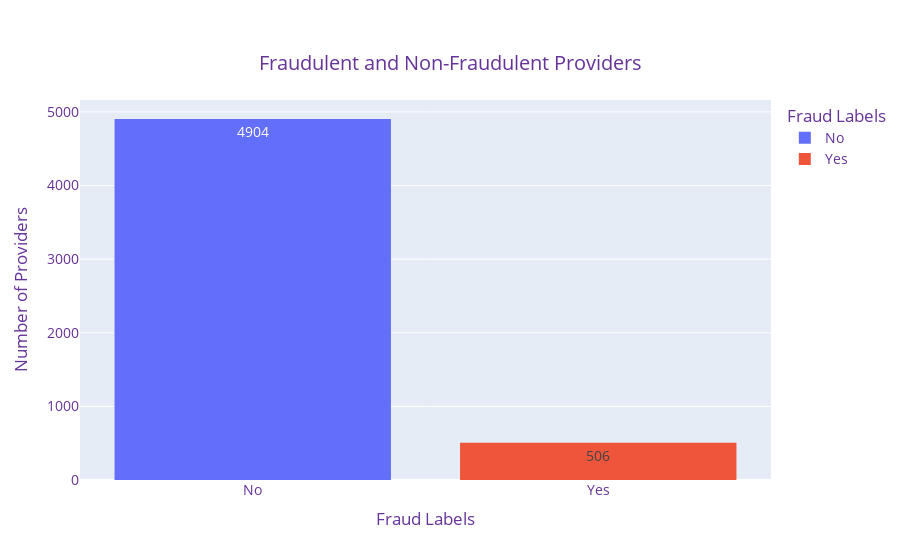

The notebook cell this image was saved under:
### Markdown cell above
#### Visualize Fraudulent and Non-Fraudulent providers

### Code cell
# Create histogram
fig = px.histogram(train_y['PotentialFraud'], x='PotentialFraud', color='PotentialFraud',\
                   labels={\
                     "PotentialFraud": "Fraud Labels"},\
                   title="Fraudulent and Non-Fraudulent Providers",text_auto=True)
fig.update_layout(
    yaxis_title="Number of Providers",
        title={
        'y':0.9,
        'x':0.5,
        'xanchor': 'center',
        'yanchor': 'top'},
    font=dict(
        size=14,
        color="RebeccaPurple"
    ))
fig.show()

### Figure 1 — Plotly figure (JSON) as saved in the notebook; plotly's stock layout.template omitted (floating-point values rounded to 4 significant figures; data arrays with more than 128 entries replaced by an {"elided": "..."} marker saying what was removed)
{"data": [{"alignmentgroup": "True", "bingroup": "x", "hovertemplate": "Fraud Labels=%{x}<br>count=%{y}<extra></extra>", "legendgroup": "No", "marker": {"color": "#636efa", "pattern": {"shape": ""}}, "name": "No", "offsetgroup": "No", "orientation": "v", "showlegend": true, "texttemplate": "%{value}", "type": "histogram", "x": {"elided": "4904 str values"}, "xaxis": "x", "yaxis": "y"}, {"alignmentgroup": "True", "bingroup": "x", "hovertemplate": "Fraud Labels=%{x}<br>count=%{y}<extra></extra>", "legendgroup": "Yes", "marker": {"color": "#EF553B", "pattern": {"shape": ""}}, "name": "Yes", "offsetgroup": "Yes", "orientation": "v", "showlegend": true, "texttemplate": "%{value}", "type": "histogram", "x": {"elided": "506 str values"}, "xaxis": "x", "yaxis": "y"}], "layout": {"barmode": "relative", "font": {"color": "RebeccaPurple", "size": 14}, "legend": {"title": {"text": "Fraud Labels"}, "tracegroupgap": 0}, "title": {"text": "Fraudulent and Non-Fraudulent Providers", "x": 0.5, "xanchor": "center", "y": 0.9, "yanchor": "top"}, "xaxis": {"anchor": "y", "categoryarray": ["No", "Yes"], "categoryorder": "array", "domain": [0, 1], "title": {"text": "Fraud Labels"}}, "yaxis": {"anchor": "x", "domain": [0, 1], "title": {"text": "Number of Providers"}}}}
